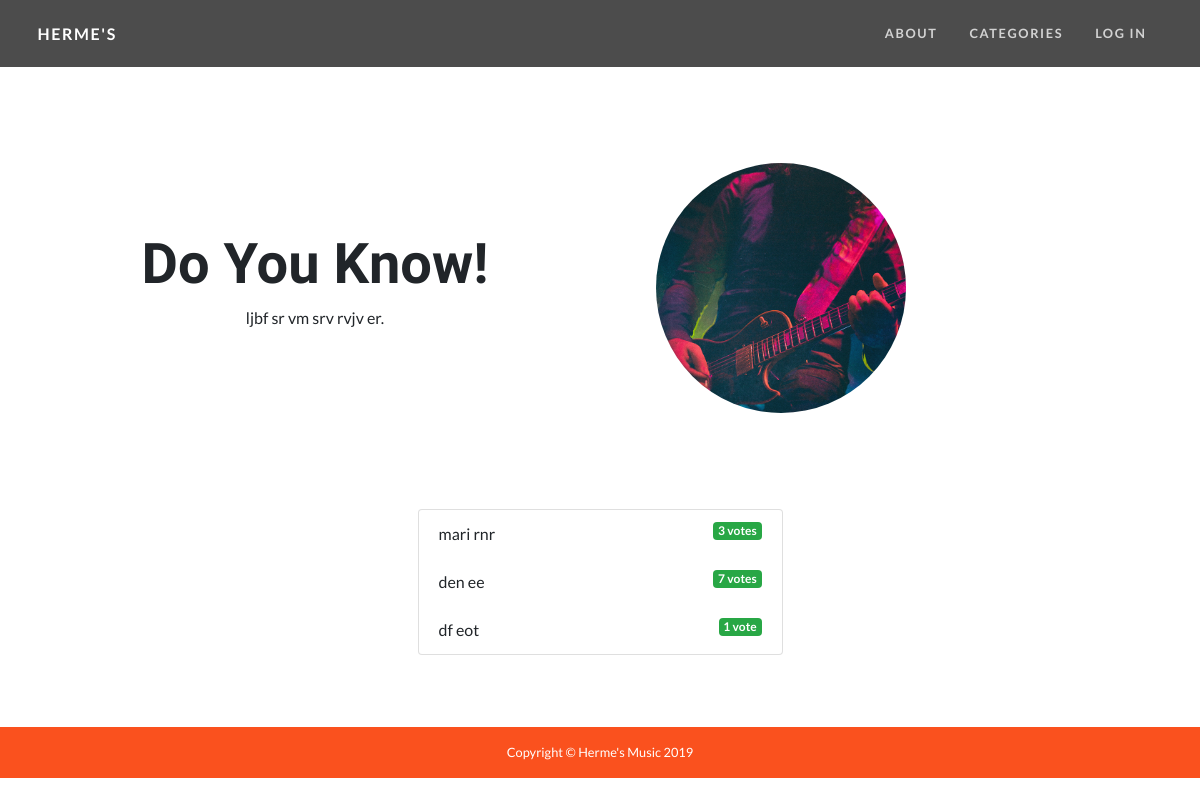
/2/results, run on the app's committed database.
### voteapp/models.py (models this page shows, shortened)
class Triva(models.Model):
    info = models.CharField(max_length=500)

class Choice(models.Model):
    award = models.ForeignKey(Award, related_name='awards', on_delete=models.CASCADE)
    artist = models.CharField(max_length=200, blank=True, null=True)
    votes = models.IntegerField(default=0)

### voteapp/views.py (the view)
# urls.py: path('<int:award_id>/results', voteViews.result, name='Results'),
def result(request, award_id):
    triva = Triva.objects.get(id=rand)
    award = get_object_or_404(Award, pk=award_id)
    c = Choice.objects.filter(award_id=award_id)
    context = {
        'award': award,
        'c': c,
        'triva': triva
    }
    return render(request, "results.html", context)

### templates/results.html (shortened to what this page needs)
{% extends "base.html" %}
{% load static %}
{% block content %}
<br><br>
<section>
    <div class="container">
      <div class="row align-items-center">
        <div class="col-lg-6 order-lg-2">
          <div class="p-5">
            <img class="img-fluid rounded-circle" src="{% static "img/03.jpg" %}" alt="" style="width: 250px; height:250px">
          </div>
        </div>
        <div class="col-lg-6 order-lg-1 text-center">
          <div class="p-3">
            <h2 class="display-4">Do You Know!</h2>
            <p>{{ triva.info }}.</p>
          </div>
        </div>
      </div>
    </div>
  </section>
  <section>
    <div class="container">
      <div class="row align-items-center">
        <div class="col-lg-4 ">
            <ul class="list-group mb-5">
                {% for choice in c %}
                    <li class="list-group-item">
                        {{ choice.artist }} <span class="badge badge-success float-right">{{ choice.votes }} vote{{ choice.votes | pluralize }}</span>
                    </li>
                {% endfor %}
            </ul>
        </div>
      </div>
    </div>
  </section>
{% endblock content %}

### data on the page
Triva: info "ljbf sr vm srv rvjv er"
Choice: artist "mari rnr", votes "3", votes|pluralize "s"
Choice: artist "den ee", votes "7", votes|pluralize "s"
Choice: artist "df eot", votes "1"
